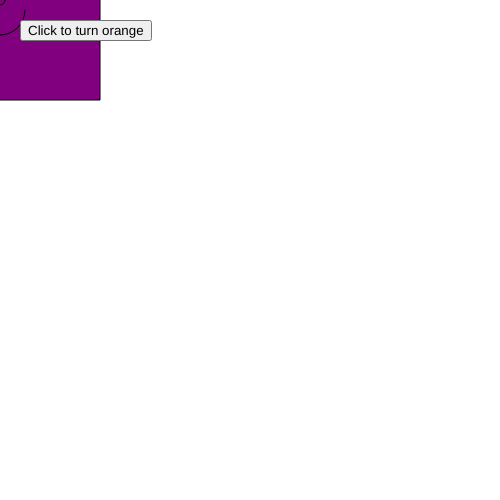
Frame 1 (no input)
Frame 60 (no input): identical to frame 1, image omitted
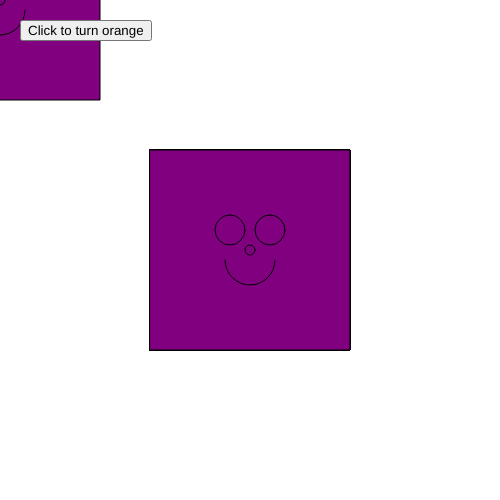
Frame 120 (the mouse pressed at the canvas centre since frame 60)

The p5.js sketch that drew these frames (run headless with seeded random() and noise() and a simulated clock; from frame 60 on, the mouse is pressed at the canvas centre):

// p5.js sketch
// ── sketch.js
var pointX = 0; //doesnt have a value yet; haven't created the canvas yet
var pointY = 0;
var faceColor = "purple";
// "" are called a string

var faceButton;

//p5.js exists within the setup and the drawing; once outside there are no references/understanding of what the program is - but it does understand what variables are


function setup() {
  // put setup code here
  createCanvas(500,500);
  background("DeepPink");
  pointX = width/2;
  pointY = height/2;

  console.log("pointX " + pointX + " pointY "+ pointY); //keep track of the values in the program
  //the + is adding to the message

  faceButton = createButton("Click to turn orange");
  //createButton - adds a button to the Screen
  //in the parenthesis add the message in the button
  faceButton.position(20,20); // default location is bottom right, but can adjust
  faceButton.mousePressed(function(){
      //your action goes in here - what you want to happen
      //the button mousepressed function is tied to the general mouspressed function
      faceColor = "orange";

  });
} //end of setup

function draw() {
  // put drawing code here


// i want to change the background based, split screen vertically

if(mouseX < width/2){
  console.log("left hand side");
  background(255);// flood the background: redraws the background every loop for a more fluid design
  //delete background and it would then make the train (not fluid view)
}

if(mouseX > width/2){
  console.log("right hand side");
  background("DeepPink");

if (mouseX == width/2){
  console.log("middle");
  background("yellow");
}

} // end of draw


pointX = mouseX; //mouseX gives the position of the cursor
pointY = mouseY; //mouseY gives the position of the cursor

//console.log("pointX " + pointX + " pointY "+ pointY);

fill(faceColor);
rect(pointX-100,pointY-100,200,200); //head

ellipse(pointX,pointY,10,10); //nose

ellipse(pointX+20,pointY-20,30,30);//right eye
ellipse(pointX-20,pointY-20,30,30);//left eye
arc(pointX,pointY+10,50,50,0,PI);

} //end of draw



function mousePressed(){ // the actual action pressing the mouse
  //faceColor = "LemonChiffon"; //when you click on the mouse, the face color changed from purple to red
}

function mouseReleased(){
  //faceColor = "blue";
}

function keyPressed (){

  console.log("key " + key);
  console.log("keyCode " + keyCode);

  //if statement is true, then execute code inside { }
  // == if one side equals the other; comparision
  //if you press b then key becomes "b" == "b" which is true
  // key returns a character
  if(key == "b"){
    faceColor = "green";
  }

  //keyCode is represented by a number
  //if you press r, then keyCode becomes 82, 82 == 82 which is true
  // keycode returns a number
  if(keyCode == 82){
    faceColor = "red";
  }
} // end of mouseReleased 
